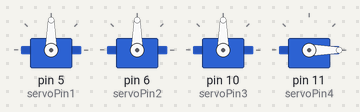
A sketch run on a simulated Arduino Uno, built with avr-gcc and run on an emulated ATmega328P. Parts: 4 × servo.

Above: at 0.05 s.
At 4.0 s:
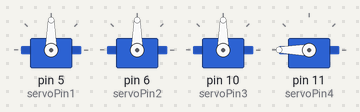
Timing chart, 0 to 5.2 s (numbered marks = the images above):
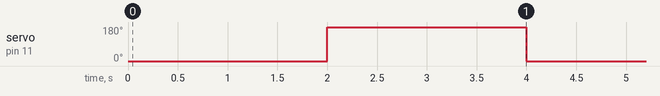

The sketch:

Sample_Code_V2.ino
```cpp
//Include the Servo Library
#include <Servo.h>
//Declare what pins the servos correspond to
int servoPin1 = 5; //Left side arm servo
int servoPin2 = 6; //Right side arm servo
int servoPin3 = 10; //Base servo
int servoPin4 = 11; //Gripper servo

Servo Servo1; // create servo object to control a servo... Twelve servo objects can be created on most boards
Servo Servo2;
Servo Servo3;
Servo Servo4;


void setup() {
  //The setup code only runs once
  Servo1.attach(servoPin1); //Attaches the servo on  pin 5 to the servo object
  Servo2.attach(servoPin2); //Attaching the servo to the servo object is how the board recognizes that it is controlling a servo
  Servo3.attach(servoPin3);
  Servo4.attach(servoPin4);
  Serial.begin(9600); //Serial.begin(9600) sets up how fast the board sends data. 9600 is the most common choice

}

void loop() {
  //The loop section is the main body of code, where it runs repeatedly
/* The below code is sample code that should move the right hand servo from 0 degrees to 180 degrees
  NOTE: If the servo fails, it may not be able to reach that angle. Try changing the degrees to something else, like 0 to 40 and 180 to 160
  There will be trial and error for each servo, so make sure to find the correct bounds and angles to what works
 */
 Servo4.write(0); //Writes a value of 0 to the servo, meaning it attempts to rotate to 0 degrees
 delay(2000); //Waits for 2000 milliseconds, or 2 seconds

 Servo4.write(180); //Writes a value of 180 to the servo, meaning it attempts to rotate to 180 degrees
 delay(2000); //Waits for 2000 milliseconds, or 2 seconds

 Servo4.write(0); //Writes a value of 0 to the servo, meaning it attempts to rotate to 0 degrees
 delay(2000); //Waits for 2000 milliseconds, or 2 seconds

 Servo4.write(180); //Writes a value of 180 to the servo, meaning it attempts to rotate to 180 degrees
 delay(2000); //Waits for 2000 milliseconds, or 2 seconds

 Servo4.write(0); //Writes a value of 0 to the servo, meaning it attempts to rotate to 0 degrees
 delay(2000); //Waits for 2000 milliseconds, or 2 seconds

 Servo4.write(180); //Writes a value of 180 to the servo, meaning it attempts to rotate to 180 degrees
 delay(2000); //Waits for 2000 milliseconds, or 2 seconds
}
```

Measured:
- by itself, servo on pin 11 (servoPin4): alternates 180° for 2.0 s and 0° for 2.0 s
